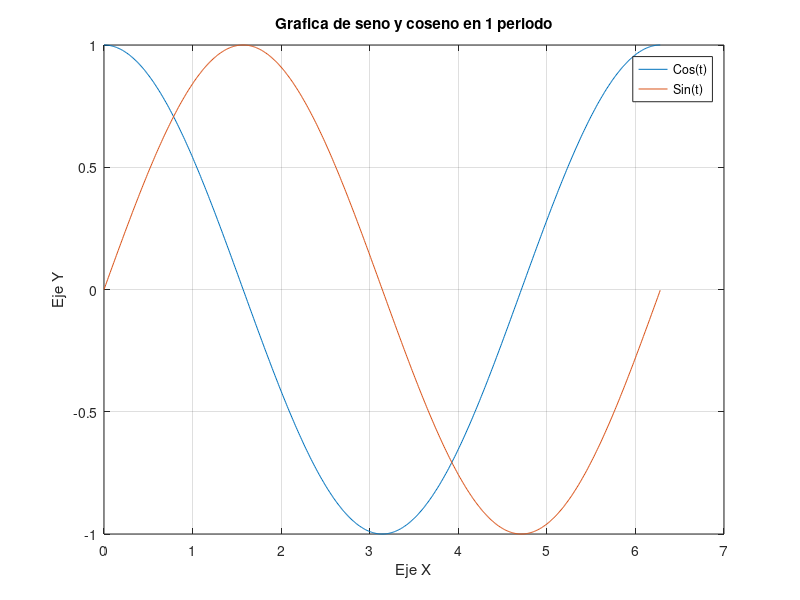

The MATLAB source for this figure:
%UNIVERSIDAD DE COSTA RICA
%FACULTAD DE INGENIERIA 
%ESCUELA DE INGENIERIA ELECTRICA

%IE0527 - Ingenieria de Comunicaciones
%I - 2017


%Taller de simulacion: Transformada de Fourier

%Estudiantes:
%Luis Diego Fernandez Coto
%Victoria Quiros Cordero

%Profesor:
%Teodoro Willink Castro

%23/5/17

%% MACHOTE GRAFICACION
t = 0:0.01:(2*pi); 
x = cos(t);
y = sin(t);
plot(t,x);
hold on; 
plot(t,y);
title('Grafica de seno y coseno en 1 periodo');
xlabel('Eje X');
ylabel('Eje Y');
legend('Cos(t)', 'Sin(t)');
grid on;

%%




